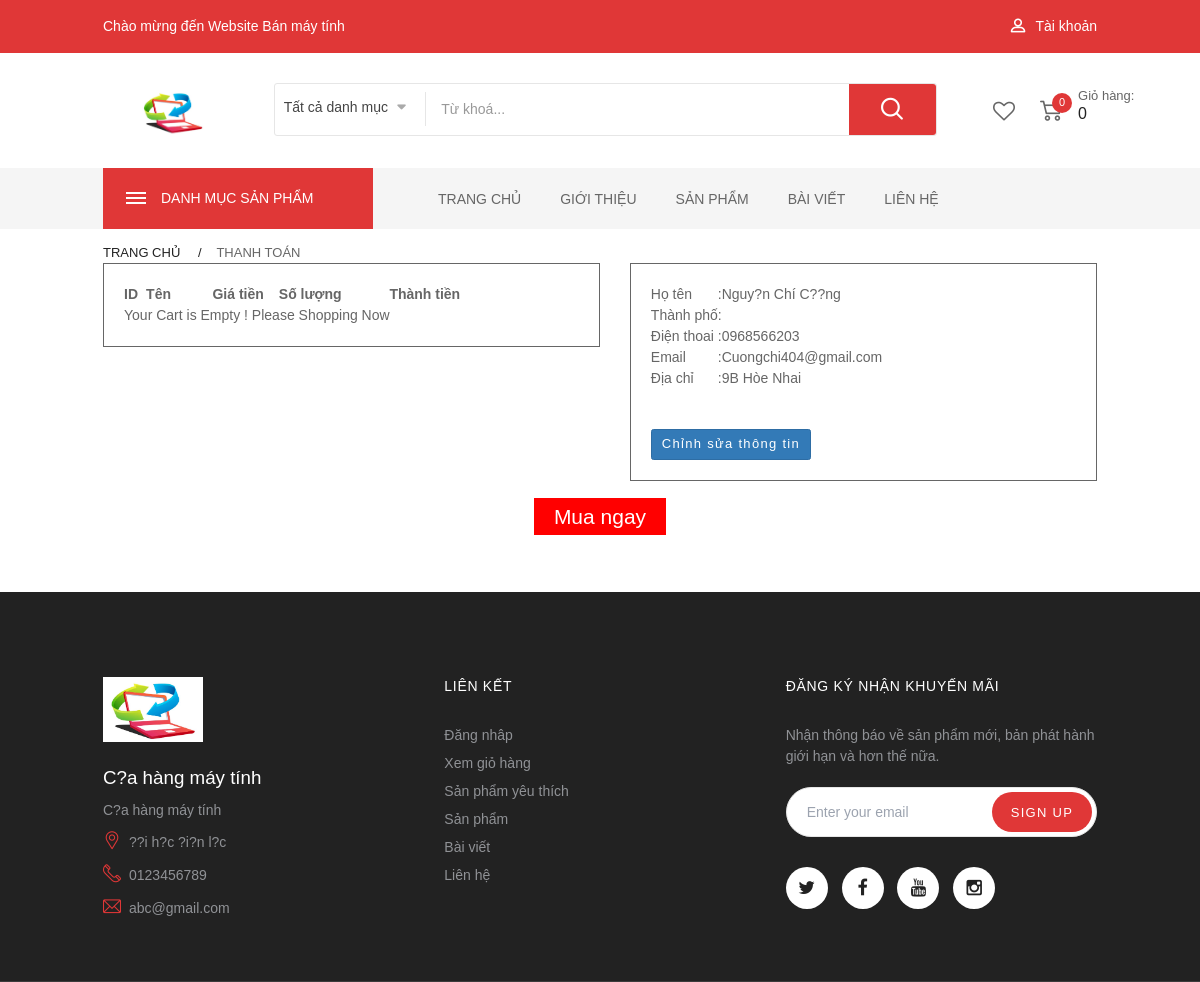
/offlinepayment.php (signed in), run on the app's committed database.
### tables this page shows
CREATE TABLE `tbl_settings` (
  `id` int(11) NOT NULL,
  `title` varchar(255) NOT NULL,
  `description` varchar(255) NOT NULL,
  `body` text NOT NULL,
  `phone` varchar(255) NOT NULL,
  `email` varchar(255) NOT NULL,
  `address` varchar(255) NOT NULL,
  `link_facebook` varchar(255) NOT NULL,
  `link_youtobe` varchar(255) NOT NULL,
  `link_twitter` varchar(255) NOT NULL,
  `link_instagram` varchar(255) NOT NULL,
  `logo` varchar(255) NOT NULL
);

CREATE TABLE `tbl_customer` (
  `id` int(11) NOT NULL,
  `name` varchar(255) NOT NULL,
  `address` varchar(255) NOT NULL,
  `city` varchar(30) NOT NULL,
  `country` varchar(30) NOT NULL,
  `zipcode` varchar(30) NOT NULL,
  `phone` varchar(30) NOT NULL,
  `email` varchar(50) NOT NULL,
  `password` varchar(255) NOT NULL
);

### lib/session.php (called while the page is built, shortened)
<?php
class Session{
 public static function get($key){
    if (isset($_SESSION[$key])) {
     return $_SESSION[$key];
    } else {
     return false;
    }
 }
}
?>

### classes/setting.php (called while the page is built, shortened)
<?php
	$filepath = realpath(dirname(__FILE__));
	include_once ($filepath.'/../lib/database.php');
?>
<?php
	class setting
	{
		private $db;
		public function __construct()
		{
			$this->db = new Database();
		}
        public function getSetting($id = 1)
        {
            $query = "SELECT * FROM tbl_settings where id = '$id'";
			$result = $this->db->select($query);
			return $result;
        }
	}
?>

### lib/database.php (called while the page is built, shortened)
<?php
Class Database{
   public $host   = "localhost";
   public $user   = "root";
   public $pass   = "";
   public $dbname = "laptop";
   public $link;
 private function connectDB(){
  $this->link = new mysqli($this->host, $this->user, $this->pass, $this->dbname);
  $this->link->set_charset("utf8");
  if($this->link->connect_error){
    $this->error = "Connection fail: " . $this->link->connect_error;
    return false;
  } else {
    return true;
  }
}
public function select($query){
  $result = $this->link->query($query) or
   die($this->link->error.__LINE__);
  if($result->num_rows > 0){
    return $result;
  } else {
    return false;
  }
 }
}

### classes/cart.php (called while the page is built, shortened)
<?php
$filepath = realpath(dirname(__FILE__));
include_once($filepath . '/../lib/database.php');
?>
<?php
class cart
{
    private $db;
    public function __construct()
    {
        $this->db = new Database();
    }
    public function check_cart()
    {
        $sId = session_id();
        $query = "SELECT * FROM tbl_cart WHERE sId = '$sId'";
        $result = $this->db->select($query);
        return $result;
    }
}
?>

### classes/customer.php (called while the page is built, shortened)
<?php
	$filepath = realpath(dirname(__FILE__));
	include_once ($filepath.'/../lib/database.php');
?>
<?php
	class customer
	{
		private $db;
		public function __construct()
		{
			$this->db = new Database();
		}
		public function show_customers($id){
			$query = "SELECT * FROM tbl_customer WHERE id='$id'";
			$result = $this->db->select($query);
			return $result;
		}
	}
?>

### offlinepayment.php (the view, shortened to what this page needs)
<?php
	include 'includes/header.php';
?>
<form action="" method="POST">
<main class="site-main site-login">
	<div class="container">
		<ol class="breadcrumb-page">
			<li><a href="index-2.html">Trang chủ </a></li>
			<li class="active"><a href="#">Thanh toán</a></li>
		</ol>
	</div>
    <div class="container">
    	<div class="section group">
    		<div class="box_left">
    			<div class="cartpage">
						<table class="tblone">
							<tr>
								<th width="5%">ID</th>
								<th width="15%">Tên</th>
								<th width="15%">Giá tiền</th>
								<th width="25%">Số lượng</th>
								<th width="20%">Thành tiền</th>
							</tr>
						</table>
						<?php
						$check_cart = $ct->check_cart();
						if($check_cart){
						?>
						<table style="float:right;text-align:left;margin:5px" width="40%">
							<tr>
								<th>Thành tiền : </th>
								<td><?php echo $fm->format_currency($subtotal).' '.'VNĐ'; ?></td>
							</tr>
							<tr>
								<th>VAT : </th>
								<td>8% (<?php echo $fm->format_currency($vat = $subtotal * 0.08).' '.'VNĐ'; ?>)</td>
							</tr>
							<tr>
								<th>Mã giảm giá: </th>
								<td>
									<?php
									if (isset($_SESSION['total_after_discount'])) {
										$discount_percent = (($subtotal + $vat - $_SESSION['total_after_discount']) / ($subtotal + $vat)) * 100;
										echo 'Giảm ' . round($discount_percent) . '%';
									} else {
										echo 'Không áp dụng mã giảm giá';
									}
									?>
								</td>
							</tr>
							<tr>
								<th>Tổng thanh toán :</th>
								<td>
									<?php
									if (isset($_SESSION['total_after_discount'])) {
										$total_to_pay = $_SESSION['total_after_discount'];
									} else {
										$total_to_pay = $gtotal;
									}
									echo $fm->format_currency($total_to_pay).' '.'VNĐ';
									?>
								</td>
							</tr>
						</table>
						<?php
						}else{
							echo 'Your Cart is Empty ! Please Shopping Now';
						}
						?>
					</div>
    		</div>
    		<div class="box_right">
    			<table class="tblone ">
				<?php
				$id = Session::get('customer_id');
				$get_customers = $cs->show_customers($id);
				if($get_customers){
					while($result = $get_customers->fetch_assoc()){
				?>
				<tr>
					<td>Họ tên</td>
					<td>:</td>
					<td><?php echo $result['name'] ?></td>
				</tr>
				<tr>
					<td>Thành phố</td>
					<td>:</td>
					<td><?php echo $result['city'] ?></td>
				</tr>
				<tr>
					<td>Điện thoai</td>
					<td>:</td>
					<td><?php echo $result['phone'] ?></td>
				</tr>
				<tr>
					<td>Email</td>
					<td>:</td>
					<td><?php echo $result['email'] ?></td>
				</tr>
				<tr>
					<td>Địa chỉ</td>
					<td>:</td>
					<td><?php echo $result['address'] ?></td>
				</tr>
				<?php
					}
				}
				?>
			</table>
				<a class="btn btn-primary  px-4 py-2 rounded mt-[4rem]" href="editprofile.php">Chỉnh sửa thông tin </a>
    		</div>
 		</div>
 	</div>
	<center class="mt-8"><a href="?orderid=order" class="a_order " >Mua ngay</a></center><br>
 </div>
<?php
	include 'includes/footer.php';
?>

### includes/header.php (shortened to what this page needs)
<?php
include 'lib/session.php';
?>
<?php
include 'lib/database.php';
$ct = new cart();
$cs = new customer();
$setting = new setting();
?>
<!DOCTYPE HTML>
<head>
	<link rel="stylesheet" type="text/css" href="assets/fonts/flaticon/flaticon.css">
	<link rel="stylesheet" type="text/css" href="assets/css/animate.css">
	<link rel="stylesheet" type="text/css" href="assets/css/bootstrap.min.css">
	<link rel="stylesheet" type="text/css" href="assets/css/font-awesome.css">
	<link rel="stylesheet" type="text/css" href="assets/css/pe-icon-7-stroke.css">
	<link rel="stylesheet" type="text/css" href="assets/css/owl.carousel.css">
	<link rel="stylesheet" type="text/css" href="assets/css/chosen.css">
	<link rel="stylesheet" type="text/css" href="assets/css/jquery.bxslider.css">
	<link rel="stylesheet" type="text/css" href="assets/css/style.css">
	<link href="dist/output.css" rel="stylesheet">
	<link rel="stylesheet" href="https://cdnjs.cloudflare.com/ajax/libs/notify/0.4.2/styles/metro/notify-metro.css" />
</head>
<body class="index-opt-1">
	<div class="wrapper">
		<header class="site-header header-opt-1">
			<div class="header-top">
				<div class="container">
					<ul class="nav-top-left">
						<li><a href="#">Chào mừng đến Website Bán máy tính</a></li>
					</ul>
					<ul class="nav-top-right dagon-nav">
						<li class="menu-item-has-children">
							<?php
								$login_check = Session::get('customer_login');
								if ($login_check) {
									echo '
									<a href="#"><i class="flaticon-profile" aria-hidden="true"></i>
										Tài khoản
									</a>
									';
								}else{
									echo '
									<a href="login.php"><i class="flaticon-profile" aria-hidden="true"></i>
										Đăng kí / Đăng nhập
									</a>
									';
								}
							?>
						</li>
					</ul>
				</div>
			</div>
			<?php
            $get_setting = $setting->getSetting();
            if($get_setting){
                while($result = $get_setting->fetch_assoc()){
            ?>
			<div class="header-content">
				<div class="container">
					<div class="row">
						<div class="col-md-2 nav-left">
							<strong class="logo">
								<a href="index.php"><img style="width: 70px;" src="admin/uploads/<?php echo $result['logo'] ?>" alt="logo"></a>
							</strong>
						</div>
						<div class="col-md-8 nav-mind">
							<div class="block-search">
								<div class="block-content">
								<form action="search.php" method="post">
									<div class="categori-search ">
										<select title="categories" name="category" data-placeholder="All Categories" class="chosen-select categori-search-option">
										<option value="all">Tất cả danh mục</option>
										</select>
									</div>
									<div class="form-search">
										<div class="box-group">
											<input type="text" name="tukhoa" class="form-control" placeholder="Từ khoá...">
											<button name="search_product" class="btn btn-search" type="submit">
												<span class="flaticon-magnifying-glass"></span>
											</button>
										</div>
									</div>
									</form>
								</div>
							</div>
						</div>
						<div class="col-md-2 nav-right">
							<div class="block-minicart dropdown style2">
								<a class="minicart" href="cart.php">
									<span class="counter qty">
										<span class="cart-icon"><i class="flaticon-shopping-cart" aria-hidden="true"></i></span>
										<?php
											$check_cart = $ct->check_cart();
											if ($check_cart) {
												$qty = Session::get("qty");
												echo'<span class="counter-number">'.$qty.'</span>';
											}
											else { ?>
												<span class="counter-number">0</span>
											<?php }
										?>
									</span>
									<span class="counter-your-cart">
										<span class="counter-label">Giỏ hàng:</span>
										<?php
											$check_cart = $ct->check_cart();
											if ($check_cart) {
												$sum = Session::get("sum");
												echo'
												<span class="counter-price">'.number_format($sum).'đ</span>
												';
											}
											else { ?>
												<span class="counter-price">0</span>
											<?php }
										?>
									</span>
								</a>
							</div>
							<a class="wishlist-minicart" href="wishlist.php"><i class="fa fa-heart-o" aria-hidden="true"></i></a>
						</div>
					</div>
				</div>
			</div>
			<?php } } ?>
			<div class="header-menu-bar header-sticky">
				<div class="header-menu-nav menu-style-2">
					<div class="container">
						<div class="header-menu-nav-inner ">
						<div id="box-vertical-megamenus" class="box-vertical-megamenus nav-toggle-cat">
                            <h4 class="title active">
                                    <span class="btn-open-mobile home-page">
                                        <span></span>
                                        <span></span>
                                        <span></span>
                                    </span>
                                <span class="title-menu">Danh mục sản phẩm</span>
                            </h4>
                        </div>
							<div class="header-menu header-menu-resize">
								<ul class="header-nav dagon-nav md:flex md:ml-12 space-x-2">
									<li class="menu-item-has-children arrow">
										<a href="index.php">Trang chủ</a>
									</li>
									<li class="menu-item-has-children arrow item-megamenu">
										<a href="about.php">Giới thiệu</a>
									</li>
									<li class="menu-item-has-children arrow">
										<a href="products.php">Sản phẩm</a>
									</li>
									<li class="menu-item-has-children arrow">
										<a href="news.php">Bài viết</a>
									</li>
									<li class="menu-item-has-children arrow">
										<a href="contact.php">Liên hệ</a>
									</li>
								</ul>
							</div>
						</div>
					</div>
				</div>
			</div>
		</header>
		<main class="site-main">

### includes/footer.php (shortened to what this page needs)
<footer class="site-footer footer-opt-2" style="margin-top: 40px;">
        <?php
            $get_setting = $setting->getSetting();
            if($get_setting){
                while($result = $get_setting->fetch_assoc()){
            ?>
        <div class="footer-column equal-container">
            <div class="container">
                <div class="row">
                    <div class="col-md-4 col-sm-6 equal-elem">
                        <div class="logo-footer">
                            <img src="admin/uploads/<?php echo $result['logo'] ?>" style="width: 100px;margin:0px" alt="logo">
                        </div>
                        <div class="contacts">
                            <h2 class="text-white mb-4 text-3xl"><?php echo $result['title'] ?></h2>
                            <p class="contacts-info"><?php echo $result['description'] ?></p>
                            <span class="contacts-info info-address "><?php echo $result['address'] ?></span>
                            <span class="contacts-info info-phone"><?php echo $result['phone'] ?></span>
                            <span class="contacts-info info-support"><?php echo $result['email'] ?></span>
                        </div>
                    </div>
                    <div class="col-md-4 col-sm-6 equal-elem">
                        <div class="links">
                            <h3 class="title-of-section">Liên kết</h3>
                            <ul>
                                <li><a href="login.php">Đăng nhâp</a></li>
                                <li><a href="cart.php">Xem giỏ hàng</a></li>
                                <li><a href="wishlist.php">Sản phẩm yêu thích</a></li>
                                <li><a href="products.php">Sản phẩm</a></li>
                                <li><a href="news.php">Bài viết</a></li>
                                <li><a href="contact.php">Liên hệ</a></li>
                            </ul>
                        </div>
                    </div>
                    <div class="col-md-4 col-sm-6 equal-elem">
                        <div class="links">
                            <h3 class="title-of-section">Đăng ký nhận khuyến mãi</h3>
                            <span class="span-newsletter">Nhận thông báo về sản phẩm mới, bản phát hành giới hạn và hơn thế nữa.</span>
                            <div class="newsletter-form">
                                <form id="newsletter-validate-detail" class="form subscribe">
                                    <div class="control">
                                        <input type="email" placeholder="Enter your email" id="newsletter" name="email"
                                               class="input-subscribe">
                                        <button type="submit" title="Subscribe" class="btn subscribe">
                                            <span>Sign Up</span>
                                        </button>
                                    </div>
                                </form>
                            </div>
                            <div class="socials">
                                <a href="<?php echo $result['link_twitter'] ?>" class="social"><i class="fa fa-twitter" aria-hidden="true"></i></a>
                                <a href="<?php echo $result['link_facebook'] ?>" class="social"><i class="fa fa-facebook" aria-hidden="true"></i></a>
                                <a href="<?php echo $result['link_youtobe'] ?>" class="social"><i class="fa fa-youtube" aria-hidden="true"></i></a>
                                <a href="<?php echo $result['link_instagram'] ?>" class="social"><i class="fa fa-instagram" aria-hidden="true"></i></a>
                            </div>
                        </div>
                    </div>
                </div>
            </div>
        </div>
        <?php } } ?>
    </footer>
</body>
</html>

### offlinepayment.php (style rules this page uses)
.box_left { width: 50%; border: 1px solid #666; float: left; padding: 20px; }
.box_right { width: 47%; border: 1px solid #666; float: right; padding: 20px; }
a.a_order { background: red; padding: 7px 20px; color: #fff; font-size: 21px; }

### data on the page
tbl_settings: logo (picture), title "C?a hàng máy tính", description "C?a hàng máy tính", address "??i h?c ?i?n l?c", phone "0123456789", email "abc@gmail.com"
tbl_customer: name "Nguy?n Chí C??ng", phone "0968566203", email "Cuongchi404@gmail.com", address "9B Hòe Nhai"
